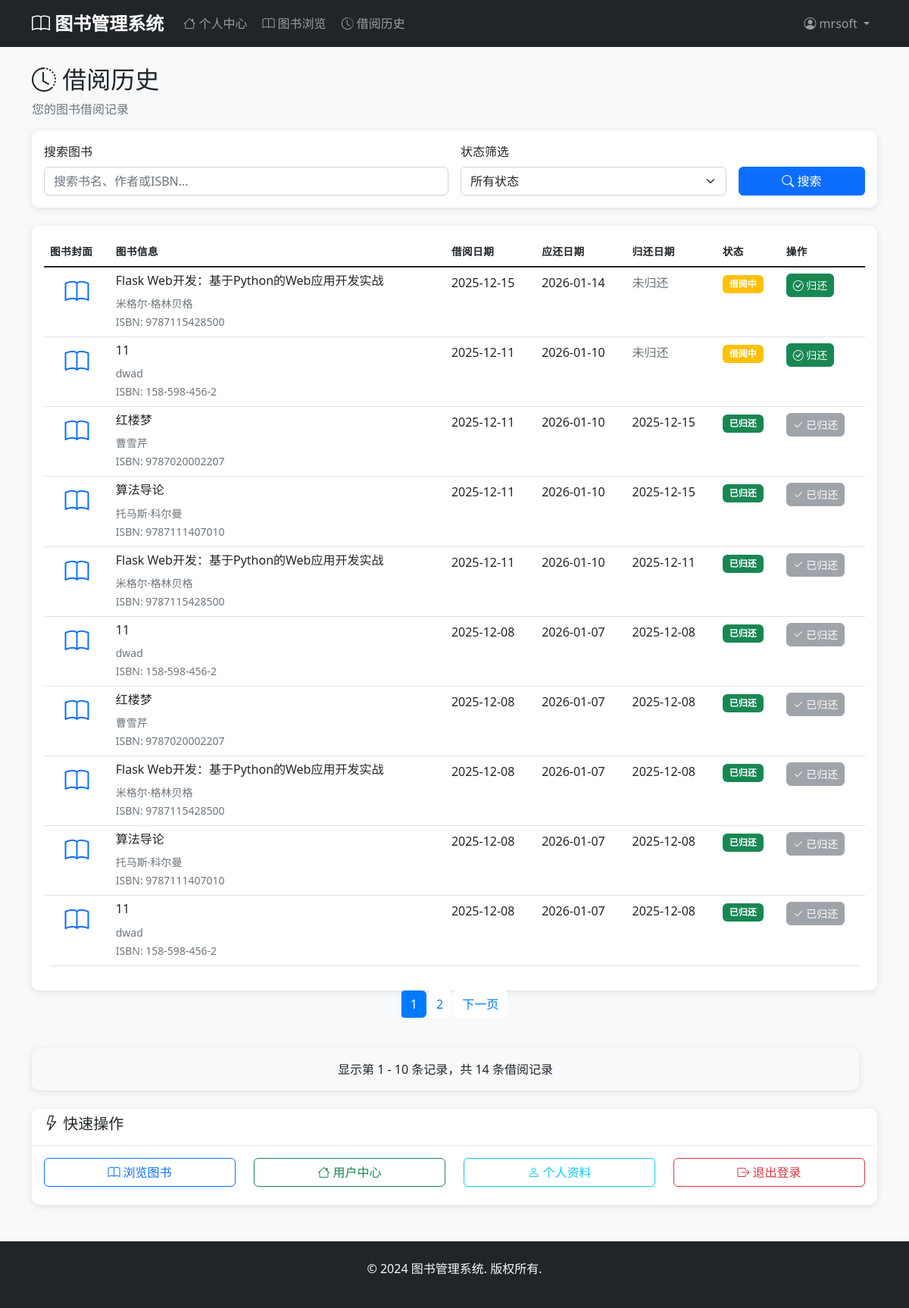
Screenshot of /user/borrow-history (signed in) with the database file from the repository.
### models.py (models this page shows, shortened)
class User(db.Model, UserMixin):
    __tablename__ = 'users'
    id = db.Column(db.Integer, primary_key=True)
    username = db.Column(db.String(80), unique=True, nullable=False)
    email = db.Column(db.String(120), unique=True, nullable=False)
    password_hash = db.Column(db.String(128), nullable=False)
    full_name = db.Column(db.String(100), nullable=False)
    phone = db.Column(db.String(20))
    address = db.Column(db.Text)
    created_at = db.Column(db.DateTime, default=datetime.utcnow)
    borrow_records = db.relationship('BorrowRecord', backref='user', lazy=True)

class BorrowRecord(db.Model):
    __tablename__ = 'borrow_records'
    id = db.Column(db.Integer, primary_key=True)
    user_id = db.Column(db.Integer, db.ForeignKey('users.id'), nullable=False)
    book_id = db.Column(db.Integer, db.ForeignKey('books.id'), nullable=False)
    borrow_date = db.Column(db.DateTime, default=datetime.utcnow)
    due_date = db.Column(db.DateTime, nullable=False)
    return_date = db.Column(db.DateTime)
    status = db.Column(db.String(20), default='borrowed')  # borrowed, returned, overdue
    created_at = db.Column(db.DateTime, default=datetime.utcnow)
    def is_overdue(self):
        if self.return_date:
            return False
        return datetime.utcnow() > self.due_date

class Book(db.Model):
    __tablename__ = 'books'
    id = db.Column(db.Integer, primary_key=True)
    title = db.Column(db.String(200), nullable=False)
    author = db.Column(db.String(100), nullable=False)
    isbn = db.Column(db.String(20), unique=True, nullable=False)
    publisher = db.Column(db.String(100))
    publication_date = db.Column(db.Date)
    quantity = db.Column(db.Integer, default=1)
    available_quantity = db.Column(db.Integer, default=1)
    description = db.Column(db.Text)
    category_id = db.Column(db.Integer, db.ForeignKey('categories.id'), nullable=False)
    created_at = db.Column(db.DateTime, default=datetime.utcnow)
    updated_at = db.Column(db.DateTime, default=datetime.utcnow, onupdate=datetime.utcnow)
    borrow_records = db.relationship('BorrowRecord', backref='book', lazy=True)

### app.py (the view, shortened to what this page needs)
@app.route('/user/borrow-history')
@login_required
def borrow_history():
    if isinstance(current_user, Admin):
        abort(403)
    page = request.args.get('page', 1, type=int)
    search = request.args.get('search', '')
    status = request.args.get('status', '')
    query = BorrowRecord.query.filter_by(user_id=current_user.id)
    if status == 'borrowed':
        query = query.filter(BorrowRecord.status == 'borrowed')
    elif status == 'returned':
        query = query.filter(BorrowRecord.status == 'returned')
    elif status == 'overdue':
        query = query.filter(
            BorrowRecord.status == 'borrowed',
            BorrowRecord.due_date < datetime.utcnow()
        )
    records = query.order_by(BorrowRecord.created_at.desc()).paginate(
        page=page, per_page=10, error_out=False
    )
    return render_template('user/borrow_history.html',
                         records=records,
                         search=search,
                         status=status)

### templates/user/borrow_history.html (shortened to what this page needs)
{% extends "base.html" %}
{% block content %}
<div class="row">
    <div class="col-12">
        <h2><i class="bi bi-clock-history"></i> 借阅历史</h2>
        <p class="text-muted">您的图书借阅记录</p>
    </div>
</div>
<div class="row mb-4">
    <div class="col-12">
        <div class="card">
            <div class="card-body">
                <form method="GET" class="row g-3">
                    <div class="col-md-6">
                        <label for="search" class="form-label">搜索图书</label>
                        <input type="text" class="form-control" id="search" name="search"
                               value="{{ search }}" placeholder="搜索书名、作者或ISBN...">
                    </div>
                    <div class="col-md-4">
                        <label for="status" class="form-label">状态筛选</label>
                        <select class="form-select" id="status" name="status">
                            <option value="">所有状态</option>
                        </select>
                    </div>
                    <div class="col-md-2 d-flex align-items-end">
                        <button type="submit" class="btn btn-primary w-100">
                            <i class="bi bi-search"></i> 搜索
                        </button>
                    </div>
                </form>
            </div>
        </div>
    </div>
</div>
<div class="row">
    {% if records.items %}
        <div class="col-12">
            <div class="card">
                <div class="card-body">
                    <div class="table-responsive">
                        <table class="table table-hover">
                            <thead>
                                <tr>
                                    <th>图书封面</th>
                                    <th>图书信息</th>
                                    <th>借阅日期</th>
                                    <th>应还日期</th>
                                    <th>归还日期</th>
                                    <th>状态</th>
                                    <th>操作</th>
                                </tr>
                            </thead>
                            <tbody>
                                {% for record in records.items %}
                                    <tr>
                                        <td class="text-center">
                                            <i class="bi bi-book text-primary" style="font-size: 2rem;"></i>
                                        </td>
                                        <td>
                                            <h6>{{ record.book.title }}</h6>
                                            <small class="text-muted">{{ record.book.author }}</small><br>
                                            <small class="text-muted">ISBN: {{ record.book.isbn }}</small>
                                        </td>
                                        <td>{{ record.borrow_date.strftime('%Y-%m-%d') }}</td>
                                        <td>{{ record.due_date.strftime('%Y-%m-%d') }}</td>
                                        <td>
                                            {% if record.return_date %}
                                                {{ record.return_date.strftime('%Y-%m-%d') }}
                                            {% else %}
                                                <span class="text-muted">未归还</span>
                                            {% endif %}
                                        </td>
                                        <td>
                                            {% if record.status == 'borrowed' %}
                                                {% if record.is_overdue() %}
                                                    <span class="badge bg-danger">已逾期</span>
                                                {% else %}
                                                    <span class="badge bg-warning">借阅中</span>
                                                {% endif %}
                                            {% elif record.status == 'returned' %}
                                                <span class="badge bg-success">已归还</span>
                                            {% endif %}
                                        </td>
                                        <td>
                                            {% if record.status == 'borrowed' %}
                                                <a href="{{ url_for('return_book', record_id=record.id) }}"
                                                   class="btn btn-sm btn-success"
                                                   onclick="return confirm('确定要归还《{{ record.book.title }}》吗？')">
                                                    <i class="bi bi-check-circle"></i> 归还
                                                </a>
                                            {% else %}
                                                <button class="btn btn-sm btn-secondary" disabled>
                                                    <i class="bi bi-check2"></i> 已归还
                                                </button>
                                            {% endif %}
                                        </td>
                                    </tr>
                                {% endfor %}
                            </tbody>
                        </table>
                    </div>
                </div>
            </div>
        </div>
        {% if records.pages > 1 %}
            <nav aria-label="借阅记录分页">
                <ul class="pagination justify-content-center">
                    {% for page_num in records.iter_pages() %}
                        {% if page_num %}
                            {% if page_num != records.page %}
                                <li class="page-item">
                                    <a class="page-link" href="{{ url_for('borrow_history', page=page_num, search=search, status=status) }}">
                                        {{ page_num }}
                                    </a>
                                </li>
                            {% else %}
                                <li class="page-item active">
                                    <span class="page-link">{{ page_num }}</span>
                                </li>
                            {% endif %}
                        {% else %}
                            <li class="page-item disabled">
                                <span class="page-link">...</span>
                            </li>
                        {% endif %}
                    {% endfor %}
                    {% if records.has_next %}
                        <li class="page-item">
                            <a class="page-link" href="{{ url_for('borrow_history', page=records.next_num, search=search, status=status) }}">
                                下一页
                            </a>
                        </li>
                    {% endif %}
                </ul>
            </nav>
        {% endif %}
        <div class="row mt-4">
            <div class="col-12">
                <div class="card bg-light">
                    <div class="card-body text-center">
                        <p class="mb-0">
                            显示第 {{ (records.page - 1) * records.per_page + 1 }} -
                            {{ records.page * records.per_page if records.page * records.per_page < records.total else records.total }}
                            条记录，共 {{ records.total }} 条借阅记录
                        </p>
                    </div>
                </div>
            </div>
        </div>
    {% endif %}
</div>
<div class="row mt-4">
    <div class="col-12">
        <div class="card">
            <div class="card-header">
                <h5><i class="bi bi-lightning"></i> 快速操作</h5>
            </div>
            <div class="card-body">
                <div class="row">
                    <div class="col-md-3 mb-2">
                        <a href="{{ url_for('browse_books') }}" class="btn btn-outline-primary w-100">
                            <i class="bi bi-book"></i> 浏览图书
                        </a>
                    </div>
                    <div class="col-md-3 mb-2">
                        <a href="{{ url_for('user_dashboard') }}" class="btn btn-outline-success w-100">
                            <i class="bi bi-house"></i> 用户中心
                        </a>
                    </div>
                    <div class="col-md-3 mb-2">
                        <a href="{{ url_for('user_profile') }}" class="btn btn-outline-info w-100">
                            <i class="bi bi-person"></i> 个人资料
                        </a>
                    </div>
                    <div class="col-md-3 mb-2">
                        <a href="{{ url_for('logout') }}" class="btn btn-outline-danger w-100">
                            <i class="bi bi-box-arrow-right"></i> 退出登录
                        </a>
                    </div>
                </div>
            </div>
        </div>
    </div>
</div>
{% endblock %}

### templates/base.html (shortened to what this page needs)
<!DOCTYPE html>
<html lang="zh-CN">
<head>
    <link href="https://cdn.jsdelivr.net/npm/bootstrap@5.1.3/dist/css/bootstrap.min.css" rel="stylesheet">
    <link href="https://cdn.jsdelivr.net/npm/bootstrap-icons@1.7.2/font/bootstrap-icons.css" rel="stylesheet">
    <link href="{{ url_for('static', filename='css/style.css') }}" rel="stylesheet">
</head>
<body>
    <nav class="navbar navbar-expand-lg navbar-dark bg-dark">
        <div class="container">
            <a class="navbar-brand" href="{{ url_for('index') }}">
                <i class="bi bi-book"></i> 图书管理系统
            </a>
            <div class="collapse navbar-collapse" id="navbarNav">
                {% if current_user.is_authenticated %}
                    {% if current_user.__class__.__name__ == 'Admin' %}
                        <ul class="navbar-nav me-auto">
                            <li class="nav-item">
                                <a class="nav-link" href="{{ url_for('admin_dashboard') }}">
                                    <i class="bi bi-speedometer2"></i> 仪表板
                                </a>
                            </li>
                            <li class="nav-item dropdown">
                                <a class="nav-link dropdown-toggle" href="#" id="manageDropdown" role="button" data-bs-toggle="dropdown">
                                    <i class="bi bi-gear"></i> 系统管理
                                </a>
                                <ul class="dropdown-menu">
                                    <li><a class="dropdown-item" href="{{ url_for('admin_users') }}">用户管理</a></li>
                                    <li><a class="dropdown-item" href="{{ url_for('admin_books') }}">图书管理</a></li>
                                    <li><a class="dropdown-item" href="{{ url_for('admin_categories') }}">分类管理</a></li>
                                    <li><a class="dropdown-item" href="{{ url_for('admin_borrow_records') }}">借阅记录</a></li>
                                </ul>
                            </li>
                        </ul>
                    {% else %}
                        <ul class="navbar-nav me-auto">
                            <li class="nav-item">
                                <a class="nav-link" href="{{ url_for('user_dashboard') }}">
                                    <i class="bi bi-house"></i> 个人中心
                                </a>
                            </li>
                            <li class="nav-item">
                                <a class="nav-link" href="{{ url_for('browse_books') }}">
                                    <i class="bi bi-book"></i> 图书浏览
                                </a>
                            </li>
                            <li class="nav-item">
                                <a class="nav-link" href="{{ url_for('borrow_history') }}">
                                    <i class="bi bi-clock-history"></i> 借阅历史
                                </a>
                            </li>
                        </ul>
                    {% endif %}
                {% endif %}
                <ul class="navbar-nav">
                    {% if current_user.is_authenticated %}
                        <li class="nav-item dropdown">
                            <a class="nav-link dropdown-toggle" href="#" id="userDropdown" role="button" data-bs-toggle="dropdown">
                                <i class="bi bi-person-circle"></i> {{ current_user.username }}
                            </a>
                        </li>
                    {% endif %}
                </ul>
            </div>
        </div>
    </nav>
    <main class="container mt-4 mb-5">
        {% block content %}{% endblock %}
    </main>
    <footer class="bg-dark text-light py-4 mt-5">
        <div class="container text-center">
            <p>&copy; 2024 图书管理系统. 版权所有.</p>
        </div>
    </footer>
</body>
</html>

### rows the page displays
User: username "mrsoft"
BorrowRecord: book "Flask Web开发：基于Python的Web应用开发实战", book.author "米格尔·格林贝格", book.isbn "9787115428500", borrow_date "2025-12-15", due_date "2026-01-14", shows "未归还", status "借阅中"
BorrowRecord: book "11", book.author "dwad", book.isbn "158-598-456-2", borrow_date "2025-12-11", due_date "2026-01-10", shows "未归还", status "借阅中"
BorrowRecord: book "红楼梦", book.author "曹雪芹", book.isbn "9787020002207", borrow_date "2025-12-11", due_date "2026-01-10", return_date "2025-12-15", status "已归还"
BorrowRecord: book "算法导论", book.author "托马斯·科尔曼", book.isbn "9787111407010", borrow_date "2025-12-11", due_date "2026-01-10", return_date "2025-12-15", status "已归还"
BorrowRecord: book "Flask Web开发：基于Python的Web应用开发实战", book.author "米格尔·格林贝格", book.isbn "9787115428500", borrow_date "2025-12-11", due_date "2026-01-10", return_date "2025-12-11", status "已归还"
BorrowRecord: book "11", book.author "dwad", book.isbn "158-598-456-2", borrow_date "2025-12-08", due_date "2026-01-07", return_date "2025-12-08", status "已归还"
BorrowRecord: book "红楼梦", book.author "曹雪芹", book.isbn "9787020002207", borrow_date "2025-12-08", due_date "2026-01-07", return_date "2025-12-08", status "已归还"
BorrowRecord: book "Flask Web开发：基于Python的Web应用开发实战", book.author "米格尔·格林贝格", book.isbn "9787115428500", borrow_date "2025-12-08", due_date "2026-01-07", return_date "2025-12-08", status "已归还"
BorrowRecord: book "算法导论", book.author "托马斯·科尔曼", book.isbn "9787111407010", borrow_date "2025-12-08", due_date "2026-01-07", return_date "2025-12-08", status "已归还"
BorrowRecord: book "11", book.author "dwad", book.isbn "158-598-456-2", borrow_date "2025-12-08", due_date "2026-01-07", return_date "2025-12-08", status "已归还"

### other values shown
{{ page_num }} "1"
{{ page_num }} "2"
{{ (records.page - 1) * records.per_page + 1 }} "1"
{{ records.total }} "14"
